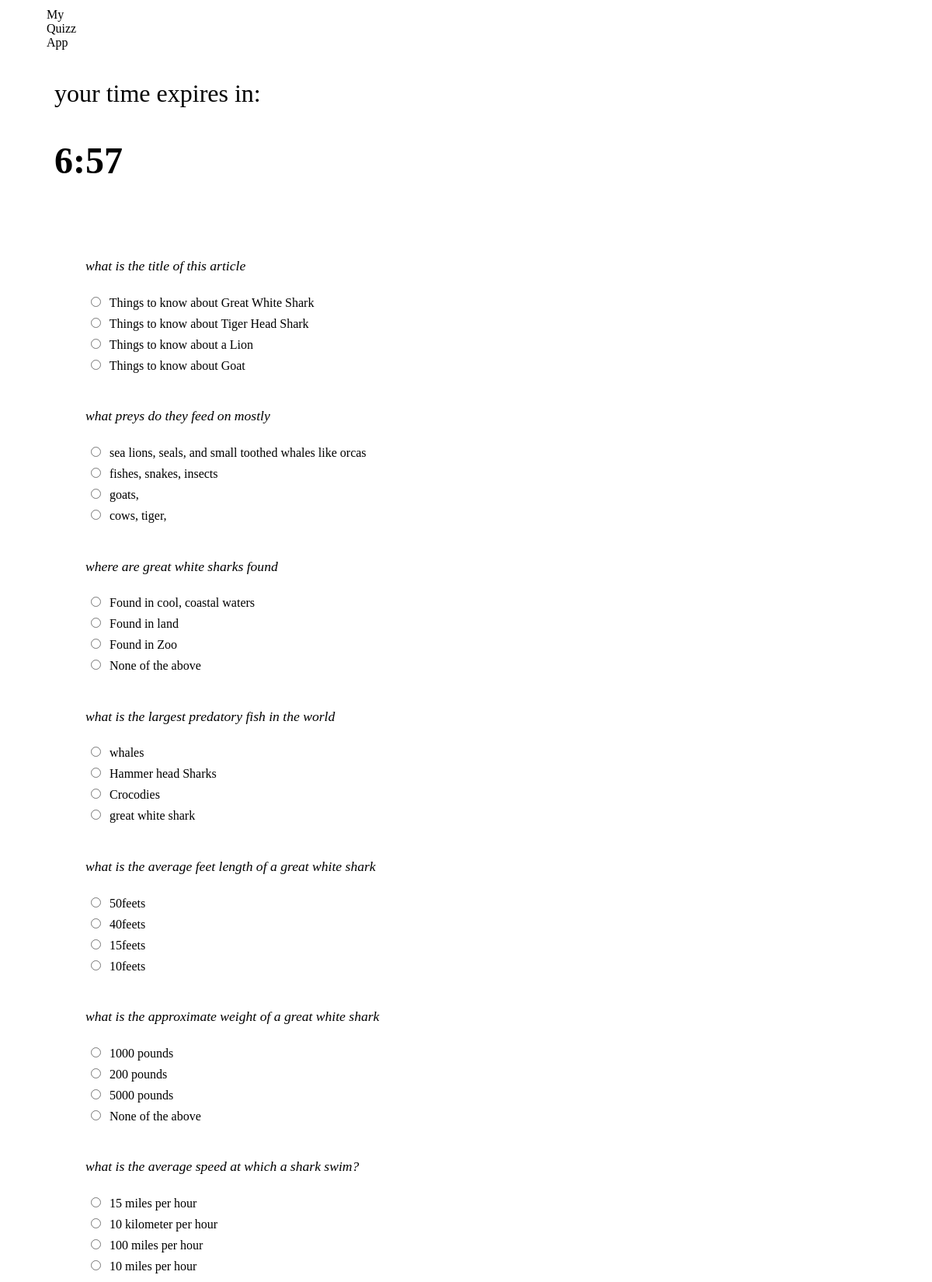
Page /story-index/ (upper part) on the committed database.
### question/models.py (models this page shows, shortened)
class Question(models.Model):
    question = models.CharField(max_length=200)
    order = models.IntegerField(default=0)
    label = models.CharField(max_length=200)
    created = models.DateTimeField(auto_now_add=True)
    class Meta:
        verbose_name = 'Question'
        verbose_name_plural = 'Questions'
        ordering = ('-question',)

class Choice(models.Model):
    question = models.ForeignKey(Question, on_delete=models.CASCADE)
    choice = models.CharField(max_length=200)
    choice_text = models.CharField(max_length=200)
    is_correct= models.BooleanField(default=False)
    class Meta:
        verbose_name = 'Choice'
        verbose_name_plural = "Choice"

### question/views.py (the view)
# urls.py: path('', views.questionIndex, name="home" ),
def questionIndex(request):
    questions = Question.objects.order_by('-created')[:10]
    request.session['questions_ids'] = [question.id for question in questions]
    context = {'questions': questions}
    return render(request, 'question/forms.html', context )

### templates/question/forms.html (shortened to what this page needs)
{% extends 'base.html' %}
{% load static %}
  {% block content %}
    <div class="test-timer">
      <span><p>your time expires in:</></span>
      <h2 id="timer">
      </h2>
    </div>
    <form method="post" id="quizzForm" action="{% url 'question:finalResult' %}">
      <ul>
        {% for question  in questions  %}
          <li>
            {% if question %}
              <p>{{question.label}}</p>
              {% for c in question.choice_set.all  %}<br>
                <input type="radio" name="choice_{{ question.id }}" id="choice{{forloop.counter}}" value="{{c.choice_text}}">
                <label for="choice{{questtion.forloop.counter}}">{{c.choice_text}}</label>
              {% endfor %}
            {% endif %}
          </li>
        {% endfor %}
    </form>
  {% endblock content %}

### templates/base.html (shortened to what this page needs)
{% load static %}
<html>
  <head>
    <link rel="stylesheet" type="text/css" href="{% static 'css/base.css' %}" >
    <link rel="stylesheet" type="text/css" href="{% static 'css/form.css' %}" >
  </head>
    <nav>
      <div class="mytitle">
        My Quizz App
      </div>
    </nav>
  {% block content %}
  {% endblock content %}
</html>

### static/css/base.css (style rules this page uses)
.mytitle { position: absolute; }
li { line-height: 10px; padding-top: 20px; }
nav { position: fixed; top: 10px; width: 50px; }

### static/css/form.css (style rules this page uses)
li { list-style: none; margin: 10px; }
input { margin: 7px; }
.test-timer { margin: auto; padding: 10px; font-size: 2em; }
li p { font-weight: 500; font-size: 1.1em; font-style: oblique; }

### rows in the picture
Question: label "what is the title of this article"
Choice: choice_text "Things to know about Great White Shark"
Choice: choice_text "Things to know about Tiger Head Shark"
Choice: choice_text "Things to know about a Lion"
Choice: choice_text "Things to know about Goat"
Question: label "what preys do they feed on mostly"
Choice: choice_text "sea lions, seals, and small toothed whales like orcas"
Choice: choice_text "fishes, snakes, insects"
Choice: choice_text "goats,"
Choice: choice_text "cows, tiger,"
Question: label "where are great white sharks found"
Choice: choice_text "Found in cool, coastal waters"
Choice: choice_text "Found in land"
Choice: choice_text "Found in Zoo"
Choice: choice_text "None of the above"
Question: label "what is the largest predatory fish in the world"
Choice: choice_text "whales"
Choice: choice_text "Hammer head Sharks"
Choice: choice_text "Crocodies"
Choice: choice_text "great white shark"
Question: label "what is the average feet length of a great white shark"
Choice: choice_text "50feets"
Choice: choice_text "40feets"
Choice: choice_text "15feets"
Choice: choice_text "10feets"
Question: label "what is the approximate weight of a great white shark"
Choice: choice_text "1000 pounds"
Choice: choice_text "200 pounds"
Choice: choice_text "5000 pounds"
Choice: choice_text "None of the above"
Question: label "what is the average speed at which a shark swim?"
Choice: choice_text "15 miles per hour"
Choice: choice_text "10 kilometer per hour"
Choice: choice_text "100 miles per hour"
Choice: choice_text "10 miles per hour"
